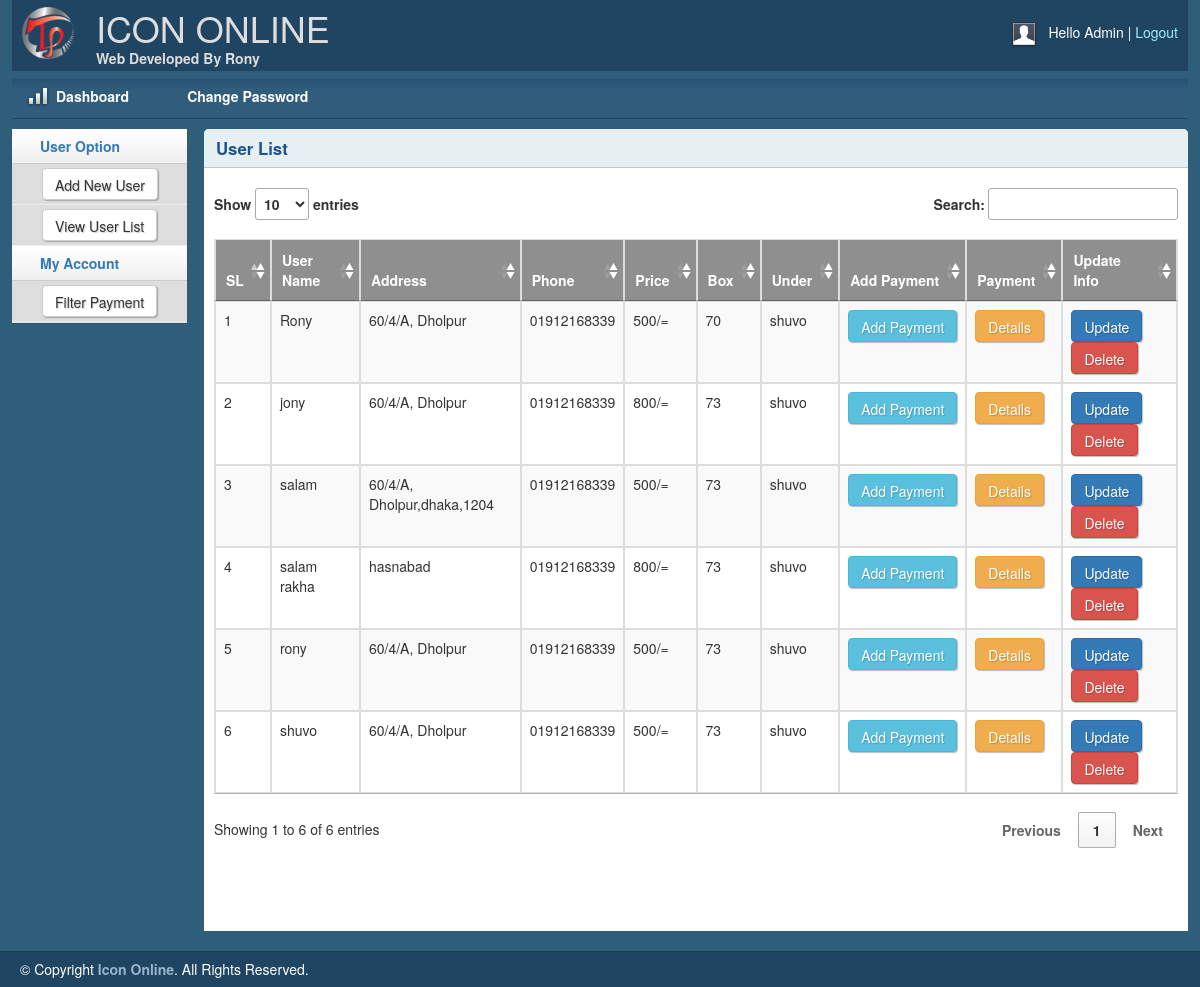
Page /userlist.php on the committed database.
### tables this page shows
CREATE TABLE IF NOT EXISTS `user_info` (
  `user_id` int(11) NOT NULL AUTO_INCREMENT,
  `user_name` varchar(255) NOT NULL,
  `address` varchar(255) NOT NULL,
  `phone` varchar(255) NOT NULL,
  `price` int(50) NOT NULL,
  `box_num` varchar(255) NOT NULL,
  `under_by` varchar(255) NOT NULL,
  PRIMARY KEY (`user_id`)
);

### lib/Database.php (called while the page is built, shortened)
<?php
Class Database{
 public $host   = DB_HOST;
 public $user   = DB_USER;
 public $pass   = DB_PASS;
 public $dbname = DB_NAME;
 public $link;
private function connectDB(){
 $this->link = new mysqli($this->host, $this->user, $this->pass, $this->dbname);
 }
public function select($query){
  $result = $this->link->query($query) or die($this->link->error.__LINE__);
  if($result->num_rows > 0){
    return $result;
  } else {
    return false;
  }
 }
}

### classes/User.php (called while the page is built, shortened)
<?php
   $filepath = realpath(dirname(__FILE__));
    include_once ($filepath.'/../lib/Database.php');
?>
<?php
class User{
	 private $db;
	 public function __construct(){
		$this->db=new Database();
	}
	public function getAllUsers(){
		$query = "SELECT * FROM user_info ORDER BY user_id";
         $result = $this->db->select($query);
        return $result;
	}
}
?>

### userlist.php (the view, shortened to what this page needs)
<?php include 'inc/header.php';?>
<?php include 'inc/sidebar.php';?>
<?php include 'classes/User.php';?>
<?php
$us=new User();
?>
<div class="grid_10">
    <div class="box round first grid">
        <h2>User List</h2>
        <div class="block">
        <div class="table-responsive">
            <table class="table table-striped table-bordered" id="user_data">
			<thead>
				<tr>
					<th>SL</th>
					<th>User Name</th>
					<th>Address</th>
					<th>Phone</th>
					<th>Price</th>
					<th>Box</th>
					<th>Under</th>
					<th>Add Payment</th>
					<th>Payment</th>
					<th>Update Info</th>
				</tr>
			</thead>
			<tbody>
					<?php
					$getAllUsers  = $us->getAllUsers();
					if ($getAllUsers) {
						$i=0;
						while ($result = $getAllUsers->fetch_assoc()) {
							$i++;
					?>
				<tr class="odd gradeX">
					<td><?php echo $i;?></td>
					<td><?php echo $result['user_name'];?></td>
					<td><?php echo $result['address'];?></td>
					<td><?php echo $result['phone'];?></td>
					<td><?php echo $result['price'];?>/=</td>
				    <td><?php echo $result['box_num'];?></td>
				    <td><?php echo $result['under_by'];?></td>
				    <td><a href="paymentadd.php?userid=<?php echo $result['user_id']?>"><button type="button" class="btn btn-info">Add Payment</button></a></td>
				    <td><a href="paymentdetails.php?userid=<?php echo $result['user_id']?>"> <button type="button" class="btn btn-warning">Details</button></a></td>
					<td><a href="useredit.php?userid=<?php echo $result['user_id'];?>"><button type="button" class="btn btn-primary">Update</button></a> <a onclick="return confirm('Are you sure to Delete !')" href="?deluser=<?php echo $result['user_id'];?>"> <button type="button" class="btn btn-danger">Delete</button></a></td>
				</tr>
				<?php }}?>
			</tbody>
		</table>
       </div>
    </div>
</div>
</div>
<?php include 'inc/footer.php';?>

### css/layout.css (style rules this page uses)
body { background: #fff none repeat scroll 0 0; color: #444; font-size: 14px; padding: 0; }
a { color: #000; font-weight:bold; text-decoration: none; }
h1, h2, h3, h4, h5, h6 { line-height:1.2em; margin-bottom:.3em; }
h2 { margin-top:1em; }
.box { background:#fff; margin-bottom:20px; padding:10px 10px 10px 10px; margin-left:-8px; }
.box.grid { padding-bottom:40px; }
.box.round { -moz-border-radius: 5px 5px 0px 0px; -webkit-border-radius: 5px 5px 0px 0px; border-radius: 5px 5px 0px 0px; }
.box h2 { font-size:1.2em; font-weight:bold; color:#1B548D; background:#E6F0F3; margin:-10px -10px 0 -10px; padding:10px 12px; border-bottom:1px solid #B3CBD6; -moz-border-radius: 5px 5px 0px 0px; -webkit-border-radius: 5px 5px 0px 0px; border-radius: 5px 5px 0px 0px; }
.box.first { min-height: 406px; }
.block { padding-top:20px; }
.block { padding-bottom:1px; }
.sorting_asc { background: #8f8f8f url(../img/table/sort_asc.png) no-repeat center right; padding:8px 5px; text-align:left; color:#fff; }
.sorting { background:#8f8f8f url(../img/table/sort_both.png) no-repeat center right; padding:8px 5px; text-align:left; color:#fff; }
tr.odd { height: 30px; line-height: 30px; border-bottom:1px solid #e6e6e6; }
tr.even { height: 30px; line-height: 30px; border-bottom:1px solid #e6e6e6; }
tr.odd td, tr.even td { padding-left:5px; }
.btn, .btn-icon, .btn-mini { background-repeat: repeat-x; color: #FFF; font-weight: bold; display: inline-block; text-decoration: none; border-width: 1px; border-style: solid; padding: 0 15px 4px; *padding: 0 7px 4px; margin: 0; text-shadow: 1px 1px 1px rgba(0,0,0,.2); -moz-box-shadow: 1px 1px 1px rgba(0,0,0,.25); -webkit-box-shadow: 1px 1px 1px rgba(0,0,0,.25); -moz-border-radius: 4px; -webkit-border-radius: 4px; filter: progid:DXImageTransform.Microsoft.Shadow(color=#999999,direction=135,strength=2); cursor: pointer; position: relative; }
.btn, .btn-icon { background-position: 0 -80px; font-size: 12px; height: 32px; line-height: 29px; }
.btn, .btn-icon, .btn-mini, .btn:visited, .btn-icon:visited, .btn-mini:visited { background-image: url(../img/bg-lite.png); background-color: #F90; border-color: #D58000; color: #FFF; }

### rows in the picture
user_info: user_name "Rony", address "60/4/A, Dholpur", phone "01912168339", price "500", box_num "70", under_by "shuvo"
user_info: user_name "jony", address "60/4/A, Dholpur", phone "01912168339", price "800", box_num "73", under_by "shuvo"
user_info: user_name "salam", address "60/4/A, Dholpur,dhaka,1204", phone "01912168339", price "500", box_num "73", under_by "shuvo"
user_info: user_name "salam rakha", address "hasnabad", phone "01912168339", price "800", box_num "73", under_by "shuvo"
user_info: user_name "rony", address "60/4/A, Dholpur", phone "01912168339", price "500", box_num "73", under_by "shuvo"
user_info: user_name "shuvo", address "60/4/A, Dholpur", phone "01912168339", price "500", box_num "73", under_by "shuvo"
